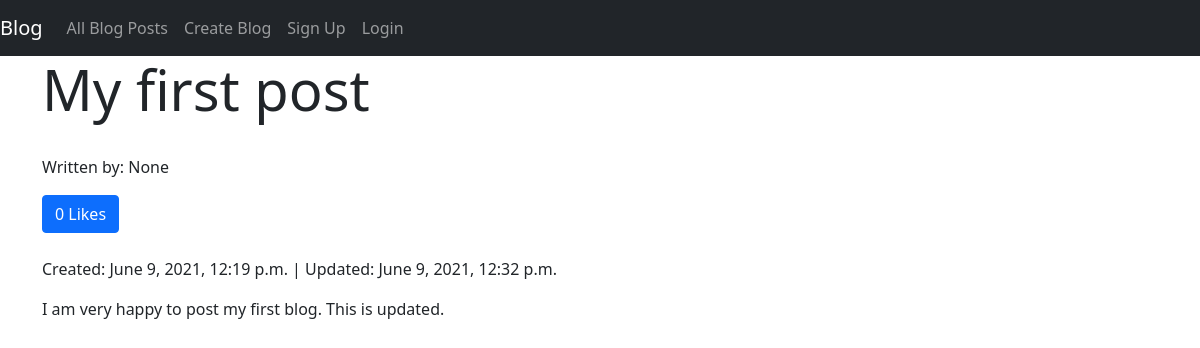
/posts/detail/3, run on the app's committed database.
### posts/models.py (models this page shows)
class Post(models.Model):
    title=models.CharField(max_length=255, blank=True, null=True)
    content=models.TextField(blank=True, null=True)
    created_at=models.DateTimeField(auto_now_add=True, blank=True, null=True)
    updated_at=models.DateTimeField(auto_now=True,  blank=True, null=True)
    author=models.ForeignKey(User, on_delete= models.CASCADE, blank=True, null=True)
    likes=models.ManyToManyField(User,related_name='blog_post')
    def total_likes(self):
        return self.likes.count()

### posts/views.py (the view)
# urls.py: path('detail/<int:id>',post_detail_view, name='detail'),
def post_detail_view(request,id):
    posts=Post.objects.filter(id=id).first()
    context={'posts':posts}
    context['total_likes']=posts.total_likes()
    return render(request,'posts/detail.html',context=context)

### posts/templates/posts/detail.html (shortened to what this page needs)
{% extends 'base.html'  %}
{% block content %}
  <div class="container">
    <div class="row">
      <div class="col-12">
        <h1 class="display-4">{{posts.title}}</h1>
        <br>
        <p>Written by: {{posts.author}}</p>
        <form action="{% url 'posts:like' id=posts.id %}" method="POST">
          <button type="submit", name="post_id", value="{{posts.id}}", class="btn btn-md btn-primary mr-2">{{total_likes}} Likes</button>
        </form>
        <br>
        <p>Created: {{posts.created_at}} | Updated: {{posts.updated_at}}</p>
      </div>
    </div>
    <div class="row ">
      <div class="col-12">
        <p>{{posts.content}}</p>
      </div>
    </div>
  </div>
{% endblock content %}

### data on the page
Post: title "My first post", author "None", created_at "June 9, 2021, 12:19 p.m.", updated_at "June 9, 2021, 12:32 p.m.", content "I am very happy to post my first blog. This is updated."

### other printed values
{{ total_likes }} "0"
